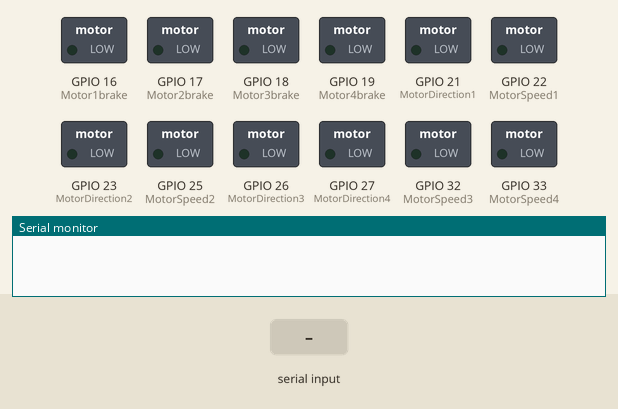
The sketch below on a simulated ESP32. Parts: switched loads named in the sketch (green lamp = pin HIGH), the last lines printed to the serial monitor. The test bench sets the inputs (shaded band). Nothing arrives over Bluetooth unless stated.

Above: at 1.2 s.
1.3 s: "stop" received over the second serial link
At 2.6 s:
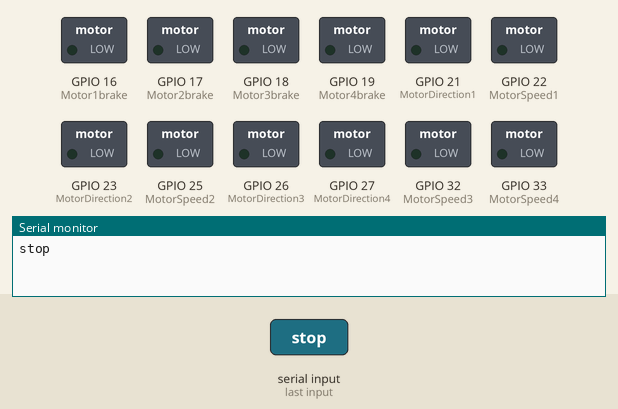
2.9 s: "front" received over the second serial link
At 4.1 s:
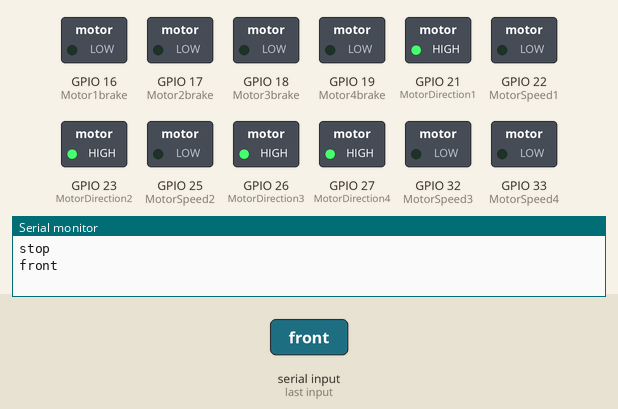
4.4 s: "right" received over the second serial link
At 5.3 s:
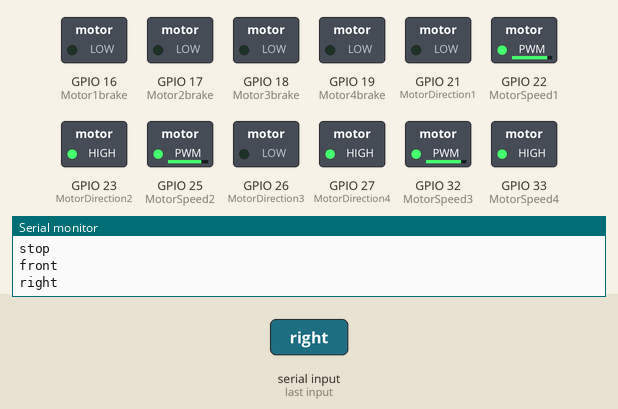
5.9 s: "left" received over the second serial link
At 7.1 s:
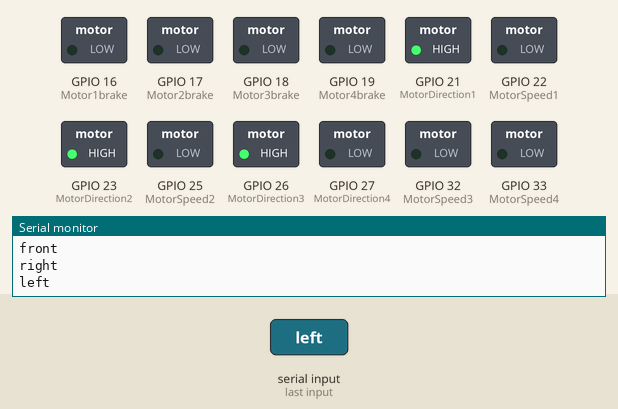
7.4 s: "lf" received over the second serial link
At 8.6 s:
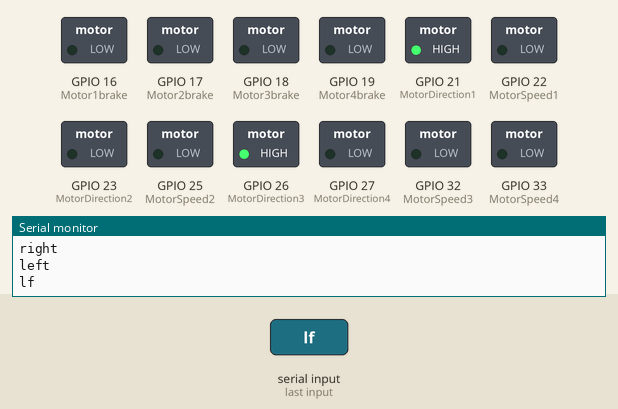
8.9 s: "stop,45\n" received over the second serial link
At 9.9 s:
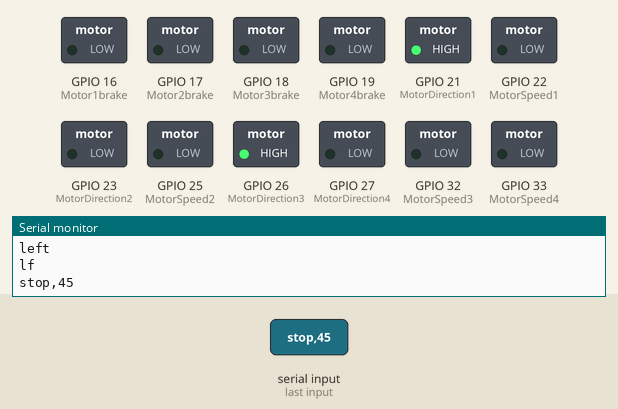
Timing chart, 0 to 11.5 s (numbered marks = the images above; inputs shaded):
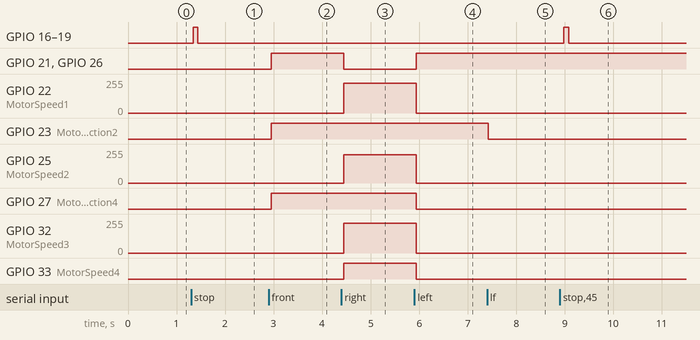

The sketch:

elephant_esp32_brakes.ino
```cpp
/*
5th February 2023
First implementation on ESP32
Brakes : To be tested
Encoder: Not Implemented Yet
*/

#include <BluetoothSerial.h>

String text = "";

#if !defined(CONFIG_BT_ENABLED) || !defined(CONFIG_BLUEDROID_ENABLED)
#error Bluetooth is not enabled! Please run `make menuconfig` to and enable it
#endif
String state;
BluetoothSerial SerialBT;
#define MotorDirection4 27
#define MotorSpeed4 33
#define MotorDirection1 21
#define MotorSpeed1 22
#define MotorDirection2 23
#define MotorSpeed2 25
#define MotorDirection3 26
#define MotorSpeed3 32
#define Motor1brake 16
#define Motor2brake 17
#define Motor3brake 18
#define Motor4brake 19
float target_height = 0;
float target_range = 0,speed;

void setup() {
  Serial.begin(115200);
  SerialBT.begin("Elephant Robot"); //Bluetooth device name
   speed = 255;
  // pinMode(LED, OUTPUT);
  // Serial.println("Ready to connect\nDefualt password is 1234 or 000");
  bool state_buzz = false;
  pinMode(MotorDirection1, OUTPUT);
  pinMode(MotorSpeed1, OUTPUT);
  pinMode(MotorDirection2, OUTPUT);
  pinMode(MotorSpeed2, OUTPUT);
  pinMode(MotorDirection3, OUTPUT);
  pinMode(MotorSpeed3, OUTPUT);
  pinMode(MotorDirection4, OUTPUT);
  pinMode(MotorSpeed4, OUTPUT);
  pinMode(Motor1brake, OUTPUT);
  pinMode(Motor2brake, OUTPUT);
  pinMode(Motor3brake, OUTPUT);
  pinMode(Motor4brake, OUTPUT);
;}

void drive(int MS1, int MD1, int MS2, int MD2, int MS3, int MD3, int MS4,
		   int MD4) {
  analogWrite(MotorSpeed1, MS1);
  digitalWrite(MotorDirection1, MD1);
  analogWrite(MotorSpeed2, MS2);
  digitalWrite(MotorDirection2, MD2);
  analogWrite(MotorSpeed3, MS3);
  digitalWrite(MotorDirection3, MD3);
  analogWrite(MotorSpeed4, MS4);
  digitalWrite(MotorDirection4, MD4);
}
void stop() {
  analogWrite(MotorSpeed1, 0);
  analogWrite(MotorSpeed2, 0);
  analogWrite(MotorSpeed3, 0);
  analogWrite(MotorSpeed4, 0);

  digitalWrite(Motor1brake, HIGH);
  digitalWrite(Motor2brake, HIGH);
  digitalWrite(Motor3brake, HIGH);
  digitalWrite(Motor4brake, HIGH);
  delay(100);
  digitalWrite(Motor1brake, LOW);
  digitalWrite(Motor2brake, LOW);
  digitalWrite(Motor3brake, LOW);
  digitalWrite(Motor4brake, LOW);
}
void bp(String x) {
  SerialBT.println(x);
  Serial.println(x);
}
// Initialize variables
int launch = 0;
int angle = 0;

void loop() {

  float s1 = speed, s2 = s1, s3 = s1, s4 = s1;
  //SerialBT.print(state);
  // Serial.print("ss");
  while (SerialBT.available()) {  // Check if there is an available byte to read
	delay(10);                   // Delay added to make thing stable
	char c = SerialBT.read();     // Conduct a serial read
	state += c;
  //state=readString();
  //state.trim();
	// build the string- either "On" or "off"
  }
	/*
		NAVIGATION CONTROLS
	*/
  if ( state == "stop" || state.endsWith("stop") || state.startsWith("stop"))
	stop();
  else if (state == "rear" || state.startsWith("rear")) {
	drive(speed, 0, speed, 0, speed, 0, speed, 0);
	Serial.println(speed);
  } else if (state == "front" || state.startsWith("front"))
	drive(speed, 1, speed, 1, speed, 1, speed, 1);
  else if (state == "right" || state.startsWith("right"))
	drive(224, 0, 211, 1, 222, 0, 255, 1);
  else if (state == "left" || state.startsWith("left"))
	drive(speed, 1, speed, 1, speed, 1, speed, 0);
  else if (state == "rrot" || state.startsWith("lrot"))
	drive(speed, 1, speed, 1, speed, 1, speed, 1);
  else if (state == "lrot" || state.startsWith("rrot"))
	drive(speed, 0, speed, 0, speed, 0, speed, 0);
  else if (state == "lf" || state.startsWith("lf"))
	drive(speed, 1, 0, 0, speed, 1, 0, 0);
  else if (state == "rf" || state.startsWith("rf"))
	drive(0, 0, speed, 1, 0, 0, speed, 1);
  else if (state == "lr" || state.startsWith("lr"))
	drive(0, 0, speed, 0, 0, 0, speed, 0);
  else if (state == "rr" || state.startsWith("rr"))
	drive(speed, 0, 0, 0, speed, 0, 0, 0);
	/*
		EXTRA MODES HERE
	*/
  else if (state == "a");
  else if (state == "b");
  else if (state == "c");
  else if (state == "d");
  //if(state="")continue;
  else if (state.toInt() <= 99 && state.toInt() >= 0) {
	speed = map(state.substring(8,state.length()).toFloat(), 0, 99, 0, 255);
	//Serial.print( speed);
  } else if (state.toInt() <= 199 && state.toInt() >= 100)
	launch = map(state.toInt(), 199, 200, 0, 255);
  else if (state.toInt() <= 299 && state.toInt() >= 200)
	angle = state.toInt();
  else if (state == "buzz") {
	//  if (hc.dist() < 250) Serial.println("target aligned");
	// buzz is pole is aligned, give a short beep, calculate distance,
	// approximate speed and angle
  }

  if (state.length() > 0) {
	Serial.println(state);
	SerialBT.println(state);
	//Serial.println(speed);
	state = "";
  }
}
```

Measured:
- after the input at 1.3 s, GPIO 16 (Motor1brake), GPIO 17 (Motor2brake), GPIO 18 (Motor3brake), GPIO 19 (Motor4brake): LOW → HIGH at once, → LOW 0.10 s later
- after the input at 2.9 s, GPIO 21 (MotorDirection1), GPIO 23 (MotorDirection2), GPIO 26 (MotorDirection3), GPIO 27 (MotorDirection4): LOW → HIGH after 0.05 s
- after the input at 4.4 s, GPIO 21 (MotorDirection1), GPIO 26 (MotorDirection3): HIGH → LOW after 0.05 s; GPIO 22 (MotorSpeed1): 0/255 → 224/255 after 0.05 s; GPIO 25 (MotorSpeed2): 0/255 → 211/255 after 0.05 s; GPIO 32 (MotorSpeed3): 0/255 → 222/255 after 0.05 s; GPIO 33 (MotorSpeed4): LOW → HIGH after 0.05 s
- after the input at 5.9 s, GPIO 21 (MotorDirection1), GPIO 26 (MotorDirection3): LOW → HIGH at once; GPIO 22 (MotorSpeed1): 224/255 → 0/255 at once; GPIO 25 (MotorSpeed2): 211/255 → 0/255 at once; GPIO 27 (MotorDirection4), GPIO 33 (MotorSpeed4): HIGH → LOW at once; GPIO 32 (MotorSpeed3): 222/255 → 0/255 at once
- after the input at 7.4 s, GPIO 23 (MotorDirection2): HIGH → LOW at once
- after the input at 8.9 s, GPIO 16 (Motor1brake), GPIO 17 (Motor2brake), GPIO 18 (Motor3brake), GPIO 19 (Motor4brake): LOW → HIGH after 0.08 s, → LOW 0.10 s later
